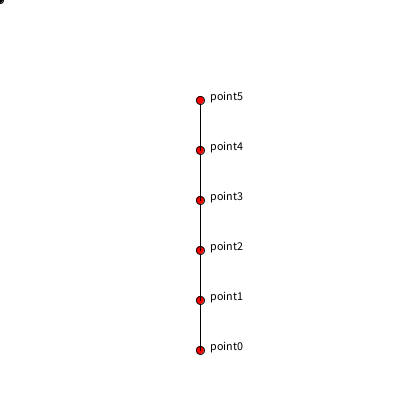
Frame 1 (no input)
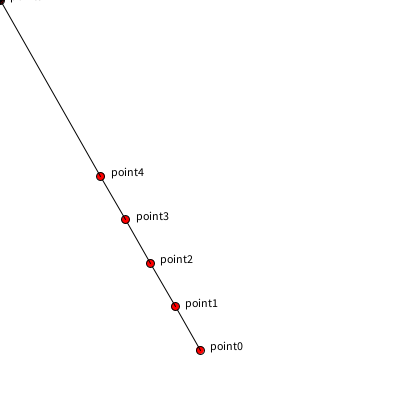
Frame 60 (the mouse pressed at the canvas centre just before this capture)
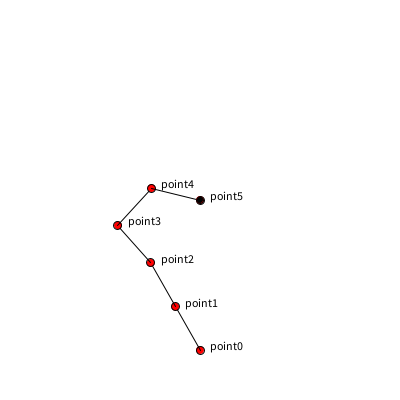
Frame 120 (the mouse held since frame 60 and released just before this capture)

The Processing sketch that drew these frames (run headless with seeded random() and noise(); from frame 60 on, the mouse is pressed at the canvas centre):

// Processing sketch: week14_7
// ── week14_7.pde
//week14-7
//用簡單的線段，來解真的ID的運算
void setup(){
  size(400,400);
  for(int i=0;i<6;i++){
    p[i]=new PVector(200,350-50*i);
  }
}
PVector[]p= new PVector[6];
void draw(){
   background(255);
   for(int i=0;i<6;i++){
     if(i>0) line(p[i-1].x,p[i-1].y,p[i].x,p[i].y);
     fill(255,0,0);
     ellipse(p[i].x,p[i].y,8,8);
     fill(0);
     text("point"+i,p[i].x+10,p[i].y);
   }
   PVector now=new PVector(mouseX,mouseY);//現在位置
   p[5].x=now.x;
   p[5].y=now.y;
   for(int i=4;i>0;i--){
     PVector v=PVector.sub(p[i+1],p[i]).normalize().mult(50);//短向量
     //因為長度限制為50所以常向量先變成正規化
     p[i].x=p[i+1].x-v.x;//新的位置，是中心，再加上長度50的這小段
     p[i].y=p[i+1].y-v.y;//新的位置，是中心，再加上長度50的這小段
     now=p[i];
   }
   for(int i=1;i<5;i++){
     PVector v=PVector.sub(p[i],p[i-1]).normalize().mult(50);
     p[i].x=p[i-1].x+v.x;
     p[i].y=p[i-1].y+v.y;
     now=p[i];
   }
     ellipse(mouseX,mouseY,6,6);//滑鼠也有一個小點
     //line(p[4].x,p[4].y,mouseX,mouseY);
}
